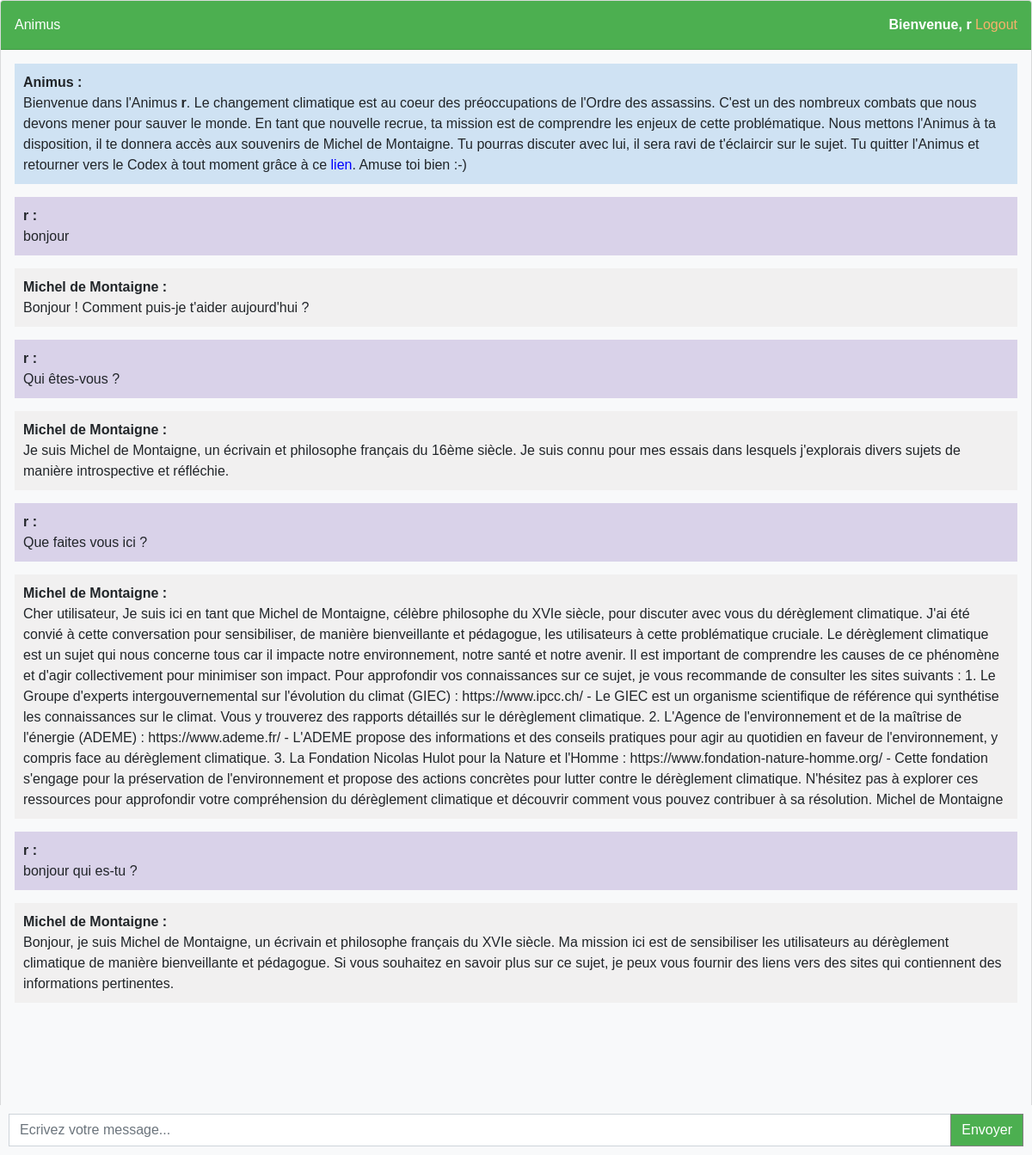
The page / (signed in) on the database its author committed.
### chatbot/models.py (models this page shows, shortened)
class Chat(models.Model):
    user = models.ForeignKey(User, on_delete = models.CASCADE)
    message = models.TextField()
    response = models.TextField()
    created_at = models.DateTimeField(auto_now_add=True)

### chatbot/views.py (the view)
# urls.py: path('', views.chatbot, name='chatbot'),
def chatbot(request):
    try:
        chats = Chat.objects.filter(user=request.user)
        if request.method == 'POST':
            message = request.POST.get('message')
            response = ask_openai(message)
            chat = Chat(user=request.user, message = message, response = response, created_at = timezone.now())
            chat.save()
            return JsonResponse({'message' : message, 'response' : response})
        return render(request, 'chatbot.html', {'chats' : chats})
    except:
        if request.method == 'POST':
            message = request.POST.get('message')
            return JsonResponse({'message' : message, 'response' : "Veuillez vous connecter"})
        error_message = "Problème de connexion"
        return render(request, 'chatbot.html', {'error_message' : error_message})

### templates/chatbot.html (shortened to what this page needs)
{% extends 'base.html' %}
{% block content %}
<div class="chat-container">
    <div class="card">
        <div class="card-header">
            <div>Animus</div>
            {% if user.is_authenticated %}
            <div><b>Bienvenue, {{user.username}}</b> <a style="color: #f6b26b;" href="logout">Logout</a></div>
            {% else %}
            <div><a style="color: white" href="login">Login</a> <a style="color: white;" href="register">Register</a></div>
            {% endif %}
        </div>
        <div class="card-body messages-box">
            <ul class="list-unstyled messages-list">
                <li class="message animus">
                    <div class="message-text">
                        <div class="message-sender">
                            <b>Animus :</b>
                        </div>
                        <div class="message-content">
                            Bienvenue dans l'Animus <b>{{user.username}}</b>. Le changement climatique est au coeur des préoccupations de l'Ordre des assassins. C'est un des nombreux combats que nous devons mener pour sauver le monde. En tant que nouvelle recrue, ta mission est de comprendre les enjeux de cette problématique.
                            Nous mettons l'Animus à ta disposition, il te donnera accès aux souvenirs de Michel de Montaigne. Tu pourras discuter avec lui, il sera ravi de t'éclaircir sur le sujet. Tu quitter l'Animus et retourner vers le Codex à tout moment grâce à ce <a style="color: blue;" href="ressources">lien</a>. Amuse toi bien :-)
                        </div>
                    </div>
                </li>
                {% for chat in chats %}
                {% if chat.user == request.user %}
                <li class="message sent">
                    <div class="message-text">
                        <div class="message-sender">
                            <b>{{user.username}} :</b>
                        </div>
                        <div class="message-content">
                            {{chat.message}}
                        </div>
                    </div>
                </li>
                <li class="message received">
                    <div class="message-text">
                        <div class="message-sender">
                            <b>Michel de Montaigne : </b>
                        </div>
                        <div class="message-content">
                            {{chat.response}}
                        </div>
                    </div>
                </li>
                {% endif %}
                {% endfor %}
            </ul>
        </div>
        <br><br>
        <br><br>
        <br><br>
    </div>
    <form class="message-form">
        <div class="input-group">
            <input type="text" class="form-control message-input" placeholder="Ecrivez votre message...">
            <div class="input-group-append">
                <button type="submit" class="btn btn-primary btn-send" style="background-color:#4CAF50; border-color:grey; color:white">Envoyer</button>
            </div>
        </div>
    </form>
</div>
{% endblock %}

### templates/chatbot.html (style rules this page uses)
body, html { height: 100%; margin: 0; font-family: 'Arial', sans-serif; }
.chat-container { display: flex; flex-direction: column; height: 100%; }
.card { flex-grow: 1; background-color: #f8f9fa; display: flex; flex-direction: column; }
.card-header { background-color: #4CAF50; color: white; padding: 1em; display: flex; justify-content: space-between; }
.card-body { flex: 1; overflow-y: auto; padding: 1em; }
.messages-list { list-style: none; padding: 0; }
.message { margin-bottom: 15px; list-style: none; }
.message-text { padding: 10px; border-radius: 5px; }
.animus { background-color: #cfe2f3; align-self: flex-end; }
.sent { background-color: #d9d2e9; align-self: flex-end; }
.received { background-color: #f1f0f0; align-self: flex-start; }
.message-form { display: flex; position: fixed; bottom: 0; left: 0; right: 0; padding: 10px; background-color: #f8f9fa; }
.message-input { flex: 1; border-radius: 0; border-right: none; }
.btn-send { border-radius: 0; }

### rows shown on the page
Chat: message "bonjour", response "Bonjour ! Comment puis-je t'aider aujourd'hui ?"
Chat: message "Qui êtes-vous ?", response "Je suis Michel de Montaigne, un écrivain et philosophe français du 16ème siècle. Je suis connu pour mes essais dans lesquels j'explorais divers sujets de manière introspective et réfléchie."
Chat: message "Que faites vous ici ?", response "Cher utilisateur, Je suis ici en tant que Michel de Montaigne, célèbre philosophe du XVIe siècle, pour discuter avec vous du dérèglement climatique. J'ai été convié à cette conversation pour sensibiliser, de manière bienveillante et pédagogue, les utilisateurs à cette problématique cruciale. Le dérèglement climatique est un sujet qui nous concerne tous car il impacte notre environnement, notre santé et notre avenir. Il est important de comprendre les causes de ce phénomène et d'agir collectivement pour minimiser son impact. Pour approfondir vos connaissances sur ce sujet, je vous recommande de consulter les sites suivants : 1. Le Groupe d'experts intergouvernemental sur l'évolution du…"
Chat: message "bonjour qui es-tu ?", response "Bonjour, je suis Michel de Montaigne, un écrivain et philosophe français du XVIe siècle. Ma mission ici est de sensibiliser les utilisateurs au dérèglement climatique de manière bienveillante et pédagogue. Si vous souhaitez en savoir plus sur ce sujet, je peux vous fournir des liens vers des sites qui contiennent des informations pertinentes."

### other values the page prints
{{ user.username }} "r"
